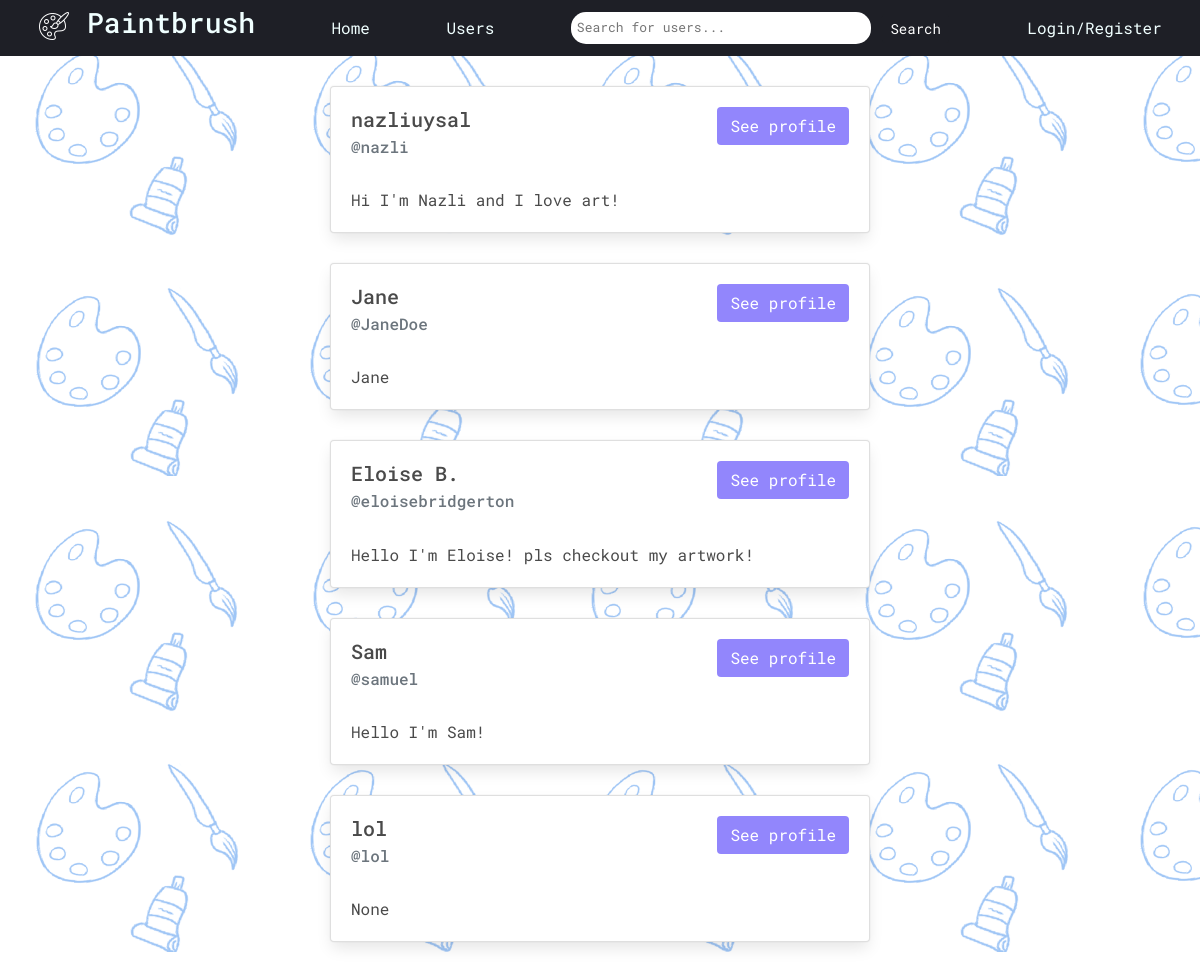
The page /userlist/ on the database its author committed.
### users/models.py (models this page shows, shortened)
class Profile(models.Model):
    user = models.OneToOneField(User, on_delete=models.CASCADE, related_name='profile', null=True, blank=True)
    name = models.CharField(max_length=200, blank=True, null=True)
    username = models.CharField(max_length=200, blank=True, null=True)
    email = models.EmailField(max_length=500, blank=True, null=True)
    bio = models.TextField(blank=True, null=True)
    profile_image = models.ImageField(null=True, blank=True, upload_to='profiles', default='defaultavatar.png')
    created = models.DateTimeField(auto_now_add=True)
    id = models.UUIDField(default=uuid.uuid4, unique=True, primary_key=True, editable=False)
    follows = models.ManyToManyField("self", related_name="followed_by", symmetrical=False, blank=True)

### users/views.py (the view)
# urls.py: path('userlist/', views.userlist, name="userlist"),
def userlist(request):
    userprofiles, search_query = searchProfiles(request)
    return render(request, "users/userlist.html", {'userprofiles': userprofiles, 'search_query': search_query})

### users/utils.py (called while the page is built)
def searchProfiles(request):
    search_query = ''
    if request.GET.get('search_query'):
        search_query = request.GET.get('search_query')
    userprofiles = Profile.objects.filter(name__icontains=search_query)
    return userprofiles, search_query

### templates/users/userlist.html (shortened to what this page needs)
<head>
</head>
{% extends 'base.html' %}
{% block content %}
<div class= "container">
    <div class="row justify-content-center">
        <div class="col-6">
            {% for userprofile in userprofiles %}
            <div class="card" style="margin-top:30px; margin-bottom:30px;">
                    <div class="card-body">
                      <h5 class="card-title">{{userprofile.name}}
                        <a href="{% url 'profiles' userprofile.id %}" class="btn float-right">See profile</a>
                      </h5>
                      <h6 class="card-subtitle mb-2 text-muted">@{{userprofile.username}}</h6>
                      <br>
                      <p class="card-text">{{userprofile.bio}}</p>
                    </div>
            </div>
            {% endfor %}
        </div>
    </div>
</div>
{% endblock content %}

### static/css/navbar.css (style rules this page uses)
* { margin: 0; padding:0 ; box-sizing: border-box; font-family: 'Roboto Mono', monospace; }

### templates/base.html (style rules this page uses)
a, a:hover, a:focus, a:active { text-decoration: none; color: inherit; }

### templates/users/userlist.html (style rules this page uses)
html, body { background-image: url('/media/pattern4.png'); }
.btn { background-color: #9286fc ; color: white; }

### rows shown on the page
Profile: name "nazliuysal", username "nazli", bio "Hi I'm Nazli and I love art!"
Profile: name "Jane", username "JaneDoe", bio "Jane"
Profile: name "Eloise B.", username "eloisebridgerton", bio "Hello I'm Eloise! pls checkout my artwork!"
Profile: name "Sam", username "samuel", bio "Hello I'm Sam!"
Profile: name "lol", username "lol", bio "None"
